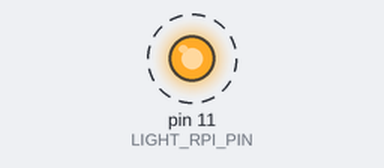
Bench run of a program on a simulated Raspberry Pi (header pin numbers). Shown: output pins drawn as LEDs (lit = HIGH). Dashed ring = blinking.

Above: at 0.5 s.
Timing chart, 0 to 4.6 s (numbered marks = the images above):
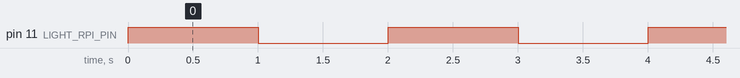

Measured:
- by itself, pin 11 (LIGHT_RPI_PIN): alternates HIGH for 1.0 s and LOW for 1.0 s

The program:

lab1_lights.py
```python
#!/usr/bin/python
import RPi.GPIO as GPIO
import time

### Change it ###
LIGHT_RPI_PIN = 11  # RPI pinout #11 equals to GPIO#17
INTERVAL = 1  # 1 second.


### Setup GPIO-0(aka:pin LIGHT_RPI_PIN)
GPIO.setmode(GPIO.BOARD)
GPIO.setup(LIGHT_RPI_PIN, GPIO.OUT)

### looping
while True:
 GPIO.output(LIGHT_RPI_PIN, GPIO.HIGH)
 time.sleep(INTERVAL)
 GPIO.output(LIGHT_RPI_PIN, GPIO.LOW)
 time.sleep(INTERVAL)
```
